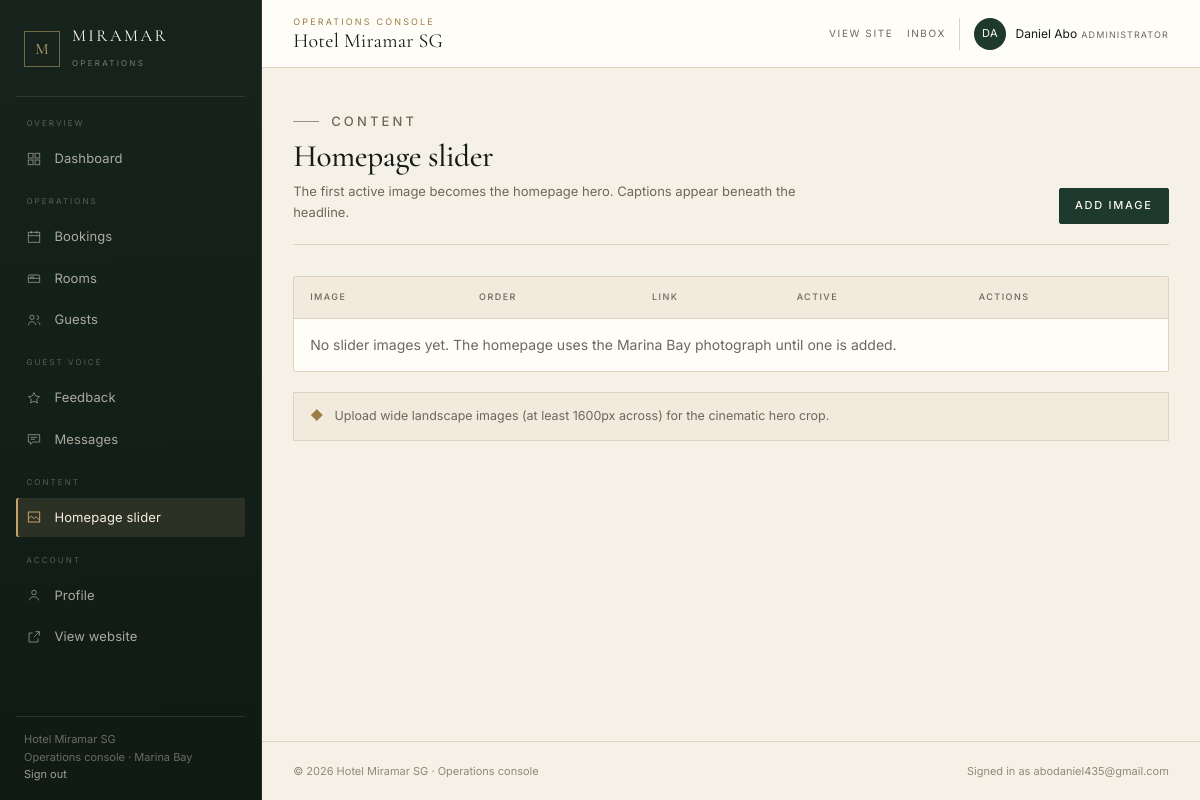
/admin/slider (signed in), run on the app's committed database.
### app/models/models.py (models this page shows, shortened)
class User(UserMixin, db.Model):
    __tablename__ = 'users'
    id = db.Column(db.Integer, primary_key=True)
    email = db.Column(db.String(120), unique=True, nullable=False, index=True)
    password_hash = db.Column(db.String(256), nullable=False)
    first_name = db.Column(db.String(80), nullable=False)
    last_name = db.Column(db.String(80), nullable=False)
    phone = db.Column(db.String(30))
    address = db.Column(db.String(255))
    is_admin = db.Column(db.Boolean, default=False, nullable=False)
    is_active = db.Column(db.Boolean, default=True, nullable=False)
    created_at = db.Column(db.DateTime, default=datetime.utcnow)
    updated_at = db.Column(db.DateTime, default=datetime.utcnow, onupdate=datetime.utcnow)
    bookings = db.relationship('Booking', back_populates='user', lazy='dynamic',
                               cascade='all, delete-orphan')
    feedbacks = db.relationship('Feedback', back_populates='user', lazy='dynamic')
    @property
    def full_name(self):
        return f'{self.first_name} {self.last_name}'

### app/routes/admin.py (the view)
@admin_bp.route('/slider')
@admin_required
def slider():
    items = SliderImage.query.order_by(SliderImage.sort_order).all()
    return render_template('admin/slider.html', sliders=items)

### app/models/models.py (called while the page is built)
@login_manager.user_loader
def load_user(user_id):
    return User.query.get(int(user_id))

### app/routes/admin.py (called while the page is built)
def admin_required(f):
    @wraps(f)
    @login_required
    def decorated(*args, **kwargs):
        if not current_user.is_admin:
            abort(403)
        return f(*args, **kwargs)
    return decorated

### app/templates/admin/slider.html (shortened to what this page needs)
{% extends 'admin/base_admin.html' %}
{% block admin_content %}
<div class="admin-page-head">
  <div>
    <p class="eyebrow">Content</p>
    <h1>Homepage slider</h1>
    <p>The first active image becomes the homepage hero. Captions appear beneath the headline.</p>
  </div>
  <div class="admin-page-head__actions">
    <a class="btn btn--sm" href="{{ url_for('admin.add_slider') }}">Add image</a>
  </div>
</div>
<div class="table-wrap">
  <table>
    <thead>
      <tr><th>Image</th><th>Order</th><th>Link</th><th>Active</th><th>Actions</th></tr>
    </thead>
    <tbody>
      {% for s in sliders %}
      <tr>
        <td>
          <div class="cell-with-thumb">
            <img class="thumb" src="{{ url_for('static', filename='images/slider/' + s.image_filename) }}" alt="">
            <div>
              <div class="cell-with-thumb__name">{{ s.title or 'Untitled' }}</div>
              <div class="cell-with-thumb__meta">{{ s.caption|truncate(48, true, '…') if s.caption else 'No caption' }}</div>
            </div>
          </div>
        </td>
        <td class="table-num">{{ s.sort_order }}</td>
        <td class="cell-muted">{{ s.link_url or '—' }}</td>
        <td>{% if s.is_active %}<span class="badge badge-approved">Active</span>{% else %}<span class="badge badge-cancelled">Hidden</span>{% endif %}</td>
        <td>
          <a class="btn btn--ghost btn--sm" href="{{ url_for('admin.edit_slider', item_id=s.id) }}">Edit</a>
          <form method="post" action="{{ url_for('admin.delete_slider', item_id=s.id) }}" onsubmit="return confirm('Delete this slider image?');">
            <input type="hidden" name="csrf_token" value="{{ csrf_token() }}">
            <button type="submit" class="btn btn--danger btn--sm">Delete</button>
          </form>
        </td>
      </tr>
      {% else %}
      <tr><td colspan="5" class="cell-muted">No slider images yet. The homepage uses the Marina Bay photograph until one is added.</td></tr>
      {% endfor %}
    </tbody>
  </table>
</div>
<div class="admin-note" style="margin-top: 1.25rem;">
  <span aria-hidden="true" style="color: var(--brass);">&#9670;</span>
  <span>Upload wide landscape images (at least 1600px across) for the cinematic hero crop.</span>
</div>
{% endblock %}

### app/templates/admin/base_admin.html (shortened to what this page needs)
{% set ep = request.endpoint or '' %}
<!DOCTYPE html>
<html lang="en">
<head>
  <link rel="stylesheet" href="{{ url_for('static', filename='css/main.css') }}">
</head>
<body class="admin-body">
  <div class="admin-shell">
    <aside class="admin-sidebar" id="admin-sidebar" data-admin-panel aria-label="Console navigation">
      <a class="admin-brand" href="{{ url_for('admin.dashboard') }}">
        <span class="admin-brand__monogram" aria-hidden="true">M</span>
        <span>
          <span class="admin-brand__name">Miramar</span>
          <span class="admin-brand__role">Operations</span>
        </span>
      </a>
      <nav class="admin-nav" aria-label="Console sections">
        <p class="admin-nav__group">Overview</p>
        <a href="{{ url_for('admin.dashboard') }}" class="admin-nav__link{% if ep == 'admin.dashboard' %} is-active{% endif %}"{% if ep == 'admin.dashboard' %} aria-current="page"{% endif %}>
          <svg viewBox="0 0 24 24" aria-hidden="true"><rect x="3.5" y="3.5" width="7" height="7"/><rect x="13.5" y="3.5" width="7" height="7"/><rect x="3.5" y="13.5" width="7" height="7"/><rect x="13.5" y="13.5" width="7" height="7"/></svg>
          Dashboard
        </a>
        <p class="admin-nav__group">Operations</p>
        <a href="{{ url_for('admin.bookings') }}" class="admin-nav__link{% if 'booking' in ep %} is-active{% endif %}"{% if 'booking' in ep %} aria-current="page"{% endif %}>
          <svg viewBox="0 0 24 24" aria-hidden="true"><rect x="3.5" y="5" width="17" height="15"/><path d="M3.5 10h17M8 3v4M16 3v4"/></svg>
          Bookings
        </a>
        <a href="{{ url_for('admin.rooms') }}" class="admin-nav__link{% if 'room' in ep %} is-active{% endif %}"{% if 'room' in ep %} aria-current="page"{% endif %}>
          <svg viewBox="0 0 24 24" aria-hidden="true"><path d="M3.5 18.5v-6h17v6M3.5 18.5h17M3.5 12.5v-3a2 2 0 0 1 2-2h13a2 2 0 0 1 2 2v3M7 12.5v-2h4v2"/></svg>
          Rooms
        </a>
        <a href="{{ url_for('admin.customers') }}" class="admin-nav__link{% if 'customer' in ep %} is-active{% endif %}"{% if 'customer' in ep %} aria-current="page"{% endif %}>
          <svg viewBox="0 0 24 24" aria-hidden="true"><circle cx="9" cy="8" r="3.2"/><path d="M3.5 19.5c.6-3.2 2.7-5 5.5-5s4.9 1.8 5.5 5M16 5.5a3 3 0 0 1 0 6M17.5 14.8c2 .5 3.2 2.1 3.5 4.7"/></svg>
          Guests
        </a>
        <p class="admin-nav__group">Guest voice</p>
        <a href="{{ url_for('admin.feedback') }}" class="admin-nav__link{% if 'feedback' in ep %} is-active{% endif %}"{% if 'feedback' in ep %} aria-current="page"{% endif %}>
          <svg viewBox="0 0 24 24" aria-hidden="true"><path d="M12 3.8l2.5 5.2 5.7.8-4.1 4 1 5.7-5.1-2.7-5.1 2.7 1-5.7-4.1-4 5.7-.8z"/></svg>
          Feedback
        </a>
        <a href="{{ url_for('admin.messages') }}" class="admin-nav__link{% if 'message' in ep %} is-active{% endif %}"{% if 'message' in ep %} aria-current="page"{% endif %}>
          <svg viewBox="0 0 24 24" aria-hidden="true"><path d="M3.5 5.5h17v11h-10l-4 3.5v-3.5h-3z"/><path d="M7 9.5h10M7 12.5h6"/></svg>
          Messages
        </a>
        <p class="admin-nav__group">Content</p>
        <a href="{{ url_for('admin.slider') }}" class="admin-nav__link{% if 'slider' in ep %} is-active{% endif %}"{% if 'slider' in ep %} aria-current="page"{% endif %}>
          <svg viewBox="0 0 24 24" aria-hidden="true"><rect x="3.5" y="4.5" width="17" height="15"/><path d="M3.5 15l4.5-4.5 4 4 3-3 5.5 5.5M8 8.8h.01"/></svg>
          Homepage slider
        </a>
        <p class="admin-nav__group">Account</p>
        <a href="{{ url_for('admin.profile') }}" class="admin-nav__link{% if ep == 'admin.profile' %} is-active{% endif %}"{% if ep == 'admin.profile' %} aria-current="page"{% endif %}>
          <svg viewBox="0 0 24 24" aria-hidden="true"><circle cx="12" cy="8.2" r="3.4"/><path d="M5 20c.7-3.5 3.3-5.4 7-5.4s6.3 1.9 7 5.4"/></svg>
          Profile
        </a>
        <a href="{{ url_for('public.index') }}" class="admin-nav__link">
          <svg viewBox="0 0 24 24" aria-hidden="true"><path d="M14 4h6v6M20 4l-8 8M18 14v5.5H4.5V6H10"/></svg>
          View website
        </a>
      </nav>
      <div class="admin-sidebar__foot">
        {{ hotel_name }}<br>
        Operations console &middot; Marina Bay<br>
        <a href="{{ url_for('auth.logout') }}">Sign out</a>
      </div>
    </aside>
    <div class="admin-main" id="admin-main">
      <header class="admin-topbar">
        <div>
          <p class="admin-topbar__eyebrow">Operations console</p>
          <p class="admin-topbar__title">{{ hotel_name }}</p>
        </div>
        <div class="admin-topbar__actions">
          <a class="admin-topbar__link" href="{{ url_for('public.index') }}">View site</a>
          <a class="admin-topbar__link" href="{{ url_for('admin.messages') }}">Inbox</a>
          <div class="admin-user">
            <span class="admin-user__avatar" aria-hidden="true">{{ current_user.first_name[0] }}{{ current_user.last_name[0] }}</span>
            <span>
              <span class="admin-user__name">{{ current_user.full_name }}</span>
              <span class="admin-user__role">Administrator</span>
            </span>
          </div>
        </div>
      </header>
      <main class="admin-content">
        {% block admin_content %}{% endblock %}
      </main>
      <footer class="admin-footer">
        <span>&copy; 2026 {{ hotel_name }} &middot; Operations console</span>
        <span>Signed in as {{ current_user.email }}</span>
      </footer>
    </div>
  </div>
</body>
</html>

### data on the page
User: first_name "D", last_name "A", full_name "Daniel Abo", email "abodaniel435@gmail.com"

### other printed values
{{ hotel_name }} "Hotel Miramar SG"
